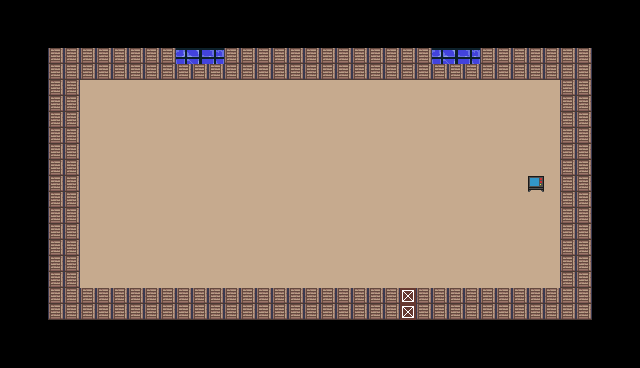

Rendered tile map (Tiled .tmx) drawn with the repository's tilesets; below, a short description and the map source with its tile grids summarised:
An orthogonal 40x23 tile map with 16x16 px tiles, 3 tile layers (Floor, Wall, Props), 4 tilesets and 5 objects.

<map version="1.10" tiledversion="1.12.2" orientation="orthogonal" renderorder="right-down" width="40" height="23" tilewidth="16" tileheight="16" infinite="0" backgroundcolor="#000000" nextlayerid="6" nextobjectid="9">
 <editorsettings>
  <export target="intro_room.lua" format="lua" />
 </editorsettings>
 <tileset firstgid="1" name="floorWall" tilewidth="16" tileheight="16" tilecount="100" columns="10">
  <image source="floorWall16x16.png" width="160" height="160" />
 </tileset>
 <tileset firstgid="101" name="Door" tilewidth="16" tileheight="32" tilecount="1" columns="1">
  <image source="door16x32.png" width="16" height="32" />
 </tileset>
 <tileset firstgid="102" name="Windows" tilewidth="16" tileheight="16" tilecount="312" columns="26">
  <image source="tileset_prison.png" width="416" height="192" />
 </tileset>
 <tileset firstgid="414" name="TV" tilewidth="16" tileheight="16" tilecount="1" columns="1">
  <image source="crt_tv.png" width="16" height="16" />
 </tileset>
 <layer id="1" name="Floor" width="40" height="23">
  <data>[920 cells, 578 non-empty, 1 distinct tile ids]</data>
 </layer>
 <layer id="3" name="Wall" width="40" height="23">
  <data>[920 cells, 188 non-empty, 2 distinct tile ids]</data>
 </layer>
 <layer id="4" name="Props" width="40" height="23">
  <data>[920 cells, 8 non-empty, 5 distinct tile ids]</data>
 </layer>
 <objectgroup id="5" name="Collidable" visible="0">
  <object id="2" x="48.6667" y="46.6667" width="541.333" height="32.6667">
   <properties>
    <property name="collidable" type="bool" value="true" />
   </properties>
  </object>
  <object id="3" x="48.6667" y="46" width="30" height="273.333">
   <properties>
    <property name="collidable" type="bool" value="true" />
   </properties>
  </object>
  <object id="4" x="49.3333" y="286" width="540.667" height="32">
   <properties>
    <property name="collidable" type="bool" value="true" />
   </properties>
  </object>
  <object id="5" x="562" y="46.6667" width="29.3333" height="274">
   <properties>
    <property name="collidable" type="bool" value="true" />
   </properties>
  </object>
  <object id="6" x="527.333" y="176.667" width="16.6667" height="16">
   <properties>
    <property name="collidable" type="bool" value="true" />
    <property name="type" value="tv" />
   </properties>
  </object>
 </objectgroup>
</map>
